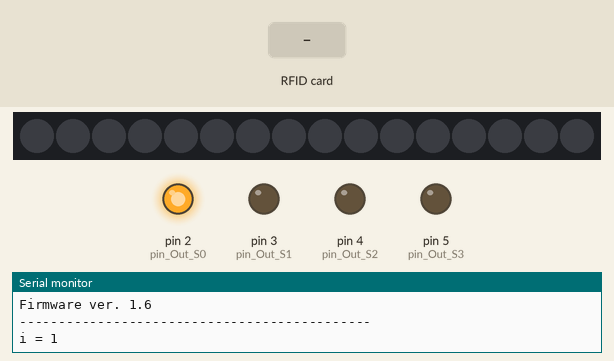
This sketch was run on a simulated Arduino Uno, built with avr-gcc and run on an emulated ATmega328P. On the bench: 16 RGB LEDs in strip order, left to right, output pins drawn as LEDs (lit = HIGH), the last lines printed to the serial monitor. The inputs (shaded band) are chosen by the test bench. Dim RGB values are drawn brighter than linear.

Above: at 2.8 s.
2.9 s: RFID card 5E 7A 19 C4 held to the reader
At 3.6 s:
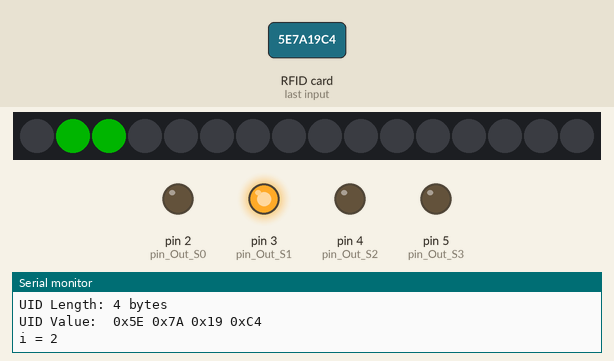
4.5 s: RFID card 5E 7A 19 C4 held to the reader
At 6.0 s:
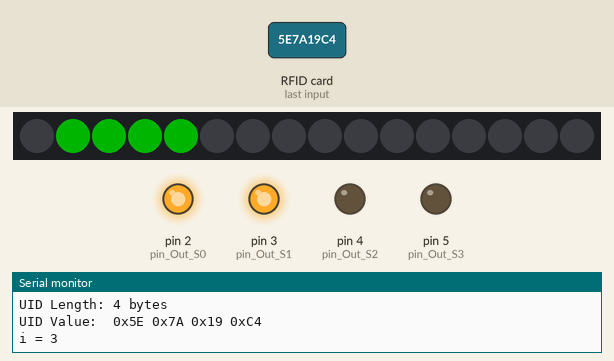
Timing chart, 0 to 7.5 s (numbered marks = the images above; inputs shaded):
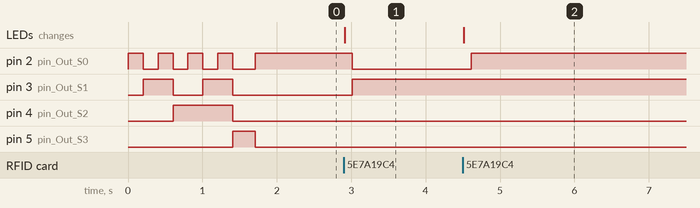

Measured:
- after the input at 2.9 s, pin 2 (pin_Out_S0): HIGH → LOW after 0.11 s; pin 3 (pin_Out_S1): LOW → HIGH after 0.11 s; the LEDs: change at once (image 1)
- after the input at 4.5 s, pin 2 (pin_Out_S0): LOW → HIGH after 0.11 s; the LEDs: change at once (image 2)

The sketch:

NFC_code_mux.ino
```cpp
#include <Wire.h>
#include <PN532_I2C.h>
#include <PN532.h>
#include <NfcAdapter.h>
#include <FastLED.h>

#define LED_PIN     6
#define NUM_LEDS    16
#define BRIGHTNESS  128
#define LED_TYPE    WS2811
#define COLOR_ORDER RGB
CRGB leds[NUM_LEDS];


PN532_I2C pn532_i2c0(Wire);
PN532 nfc0(pn532_i2c0);

int current_antenna = 0;
int pin_Out_S0 = 2;
int pin_Out_S1 = 3;
int pin_Out_S2 = 4;
int pin_Out_S3 = 5;
int antenaNum = 9;
unsigned long delta;

void setup(void)
{
  Serial.begin(115200);
  FastLED.addLeds<LED_TYPE, LED_PIN, COLOR_ORDER>(leds, NUM_LEDS).setCorrection( TypicalLEDStrip );
  FastLED.setBrightness(  BRIGHTNESS );
  pinMode(pin_Out_S0, OUTPUT);
  pinMode(pin_Out_S1, OUTPUT);
  pinMode(pin_Out_S2, OUTPUT);
  pinMode(pin_Out_S3, OUTPUT);
  uint32_t versiondata;
  for (int i = 1; i < antenaNum; i++) {
    Serial.print("setup start of antena ");
    Serial.println(i);
    switchMux(i);
    delay(100);
    nfc0.begin();
    nfc0.SAMConfig();
    versiondata = nfc0.getFirmwareVersion();
    if (! versiondata)
    {
      Serial.println("Didn't find PN53x board");
    }
    else
    {
      Serial.print("Found chip PN5"); Serial.println((versiondata >> 24) & 0xFF, HEX);
      Serial.print("Firmware ver. "); Serial.print((versiondata >> 16) & 0xFF, DEC);
      Serial.print('.'); Serial.println((versiondata >> 8) & 0xFF, DEC);
      nfc0.setPassiveActivationRetries(0x0);
      nfc0.SAMConfig();
      delay(100);
    }
    Serial.println("---------------------------------------------");
  }
}
void loop() {
  delay(100);
  nfc0.SAMConfig();
  if (current_antenna == antenaNum){
    current_antenna = 0;
    Serial.print("Time to round = ");
    Serial.println(millis() - delta);
    delta = millis();
  }
    else
      current_antenna++;
  boolean success;
  uint8_t uid[] = { 0, 0, 0, 0, 0, 0, 0 }; // Buffer to store the returned UID
  uint8_t uidLength;
  //for (int i = 0 ; i < antenaNum; i++) {
    Serial.print("i = ");
    Serial.println(current_antenna);
    switchMux(current_antenna);
    //delay(100);
    success = nfc0.readPassiveTargetID(PN532_MIFARE_ISO14443A, &uid[0], &uidLength);
    if (success) {
      leds[current_antenna*2] = CRGB::Green;
      leds[current_antenna*2-1] = CRGB::Green;
      FastLED.show();
      Serial.print("---------Scan a NFC tag #");
      Serial.print(current_antenna);
      Serial.println(" -------");
      Serial.println("Found a card!");
      Serial.print("UID Length: "); Serial.print(uidLength, DEC); Serial.println(" bytes");
      Serial.print("UID Value: ");
      for (uint8_t c = 0; c < uidLength; c++)
      {
        Serial.print(" 0x"); Serial.print(uid[c], HEX);
      }
      Serial.println("");
    }
  //}
}

void switchMux(int i) {
  switch (i) {
    case 0: {
        digitalWrite(pin_Out_S0, LOW );
        digitalWrite(pin_Out_S1, LOW);
        digitalWrite(pin_Out_S2, LOW );
        digitalWrite(pin_Out_S3, LOW );
        break;
      }
    case 1: {
        digitalWrite(pin_Out_S0, HIGH );
        digitalWrite(pin_Out_S1, LOW);
        digitalWrite(pin_Out_S2, LOW );
        digitalWrite(pin_Out_S3, LOW );
        break;
      }
    case 2: {
        digitalWrite(pin_Out_S0, LOW );
        digitalWrite(pin_Out_S1, HIGH);
        digitalWrite(pin_Out_S2, LOW );
        digitalWrite(pin_Out_S3, LOW );
        break;
      }
    case 3: {
        digitalWrite(pin_Out_S0, HIGH );
        digitalWrite(pin_Out_S1, HIGH);
        digitalWrite(pin_Out_S2, LOW );
        digitalWrite(pin_Out_S3, LOW );
        break;
      }
    case 4: {
        digitalWrite(pin_Out_S0, LOW );
        digitalWrite(pin_Out_S1, LOW);
        digitalWrite(pin_Out_S2, HIGH );
        digitalWrite(pin_Out_S3, LOW );
        break;
      }
    case 5: {
        digitalWrite(pin_Out_S0, HIGH );
        digitalWrite(pin_Out_S1, LOW);
        digitalWrite(pin_Out_S2, HIGH );
        digitalWrite(pin_Out_S3, LOW );
        break;
      }
    case 6: {
        digitalWrite(pin_Out_S0, LOW );
        digitalWrite(pin_Out_S1, HIGH);
        digitalWrite(pin_Out_S2, HIGH );
        digitalWrite(pin_Out_S3, LOW );
        break;
      }
    case 7: {
        digitalWrite(pin_Out_S0, HIGH );
        digitalWrite(pin_Out_S1, HIGH);
        digitalWrite(pin_Out_S2, HIGH );
        digitalWrite(pin_Out_S3, LOW );
        break;
      }
    case 8: {
        digitalWrite(pin_Out_S0, LOW );
        digitalWrite(pin_Out_S1, LOW);
        digitalWrite(pin_Out_S2, LOW );
        digitalWrite(pin_Out_S3, HIGH );
        break;
      }
    case 9: {
        digitalWrite(pin_Out_S0, HIGH );
        digitalWrite(pin_Out_S1, LOW);
        digitalWrite(pin_Out_S2, LOW );
        digitalWrite(pin_Out_S3, HIGH );
        break;
      }
    case 10: {
        digitalWrite(pin_Out_S0, LOW );
        digitalWrite(pin_Out_S1, HIGH);
        digitalWrite(pin_Out_S2, LOW );
        digitalWrite(pin_Out_S3, HIGH );
        break;
      }
    case 11: {
        digitalWrite(pin_Out_S0, HIGH );
        digitalWrite(pin_Out_S1, HIGH);
        digitalWrite(pin_Out_S2, LOW );
        digitalWrite(pin_Out_S3, HIGH );
        break;
      }
    case 12: {
        digitalWrite(pin_Out_S0, LOW );
        digitalWrite(pin_Out_S1, LOW);
        digitalWrite(pin_Out_S2, HIGH );
        digitalWrite(pin_Out_S3, HIGH );
        break;
      }
    case 13: {
        digitalWrite(pin_Out_S0, HIGH );
        digitalWrite(pin_Out_S1, LOW);
        digitalWrite(pin_Out_S2, HIGH );
        digitalWrite(pin_Out_S3, HIGH );
        break;
      }
    case 14: {
        digitalWrite(pin_Out_S0, LOW );
        digitalWrite(pin_Out_S1, HIGH);
        digitalWrite(pin_Out_S2, HIGH );
        digitalWrite(pin_Out_S3, HIGH );
        break;
      }
    case 15: {
        digitalWrite(pin_Out_S0, HIGH );
        digitalWrite(pin_Out_S1, HIGH);
        digitalWrite(pin_Out_S2, HIGH );
        digitalWrite(pin_Out_S3, HIGH );
        break;
      }
  }
}
```
